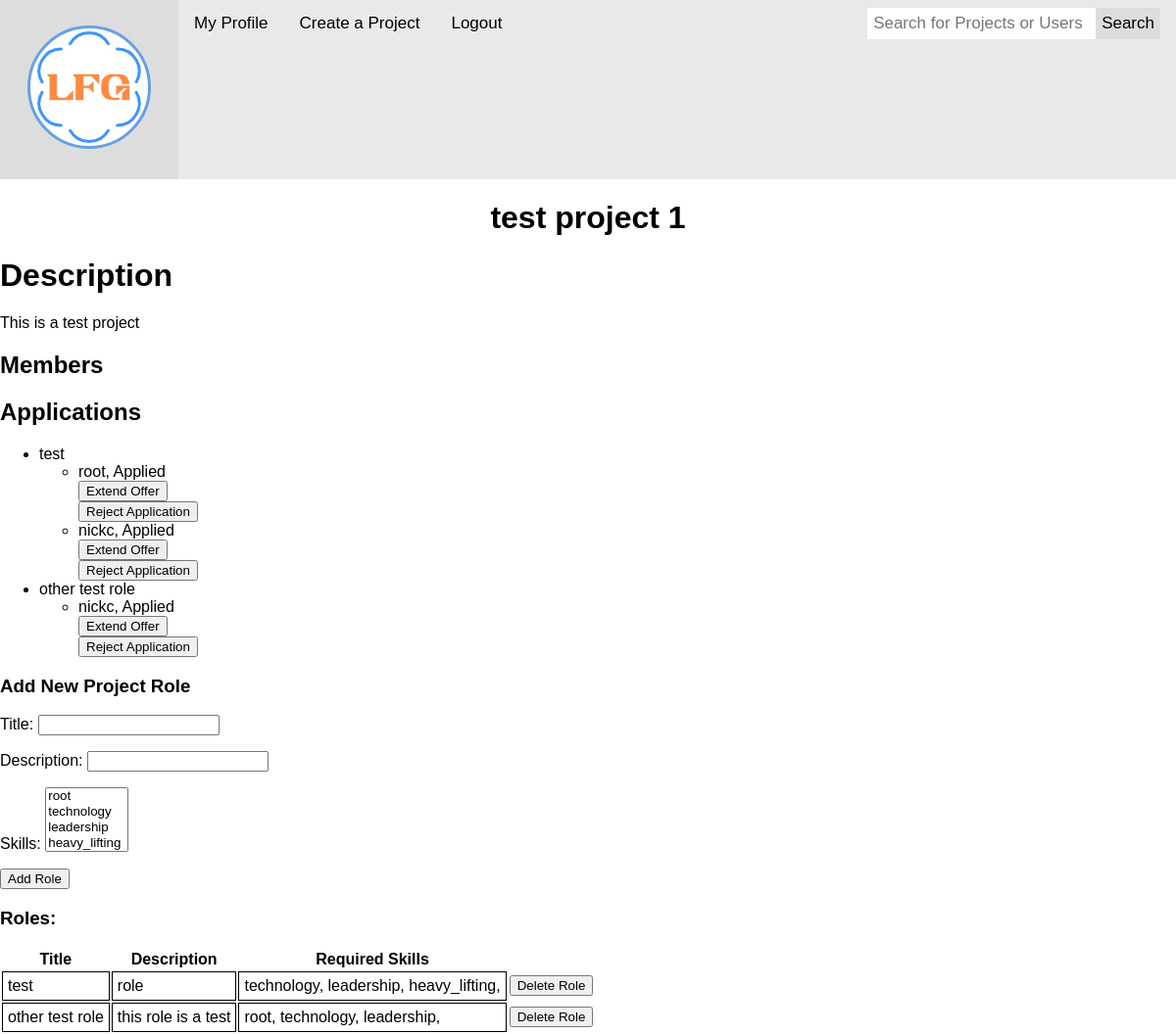
/project/1/ (signed in), run on an earlier commit of the app's database.
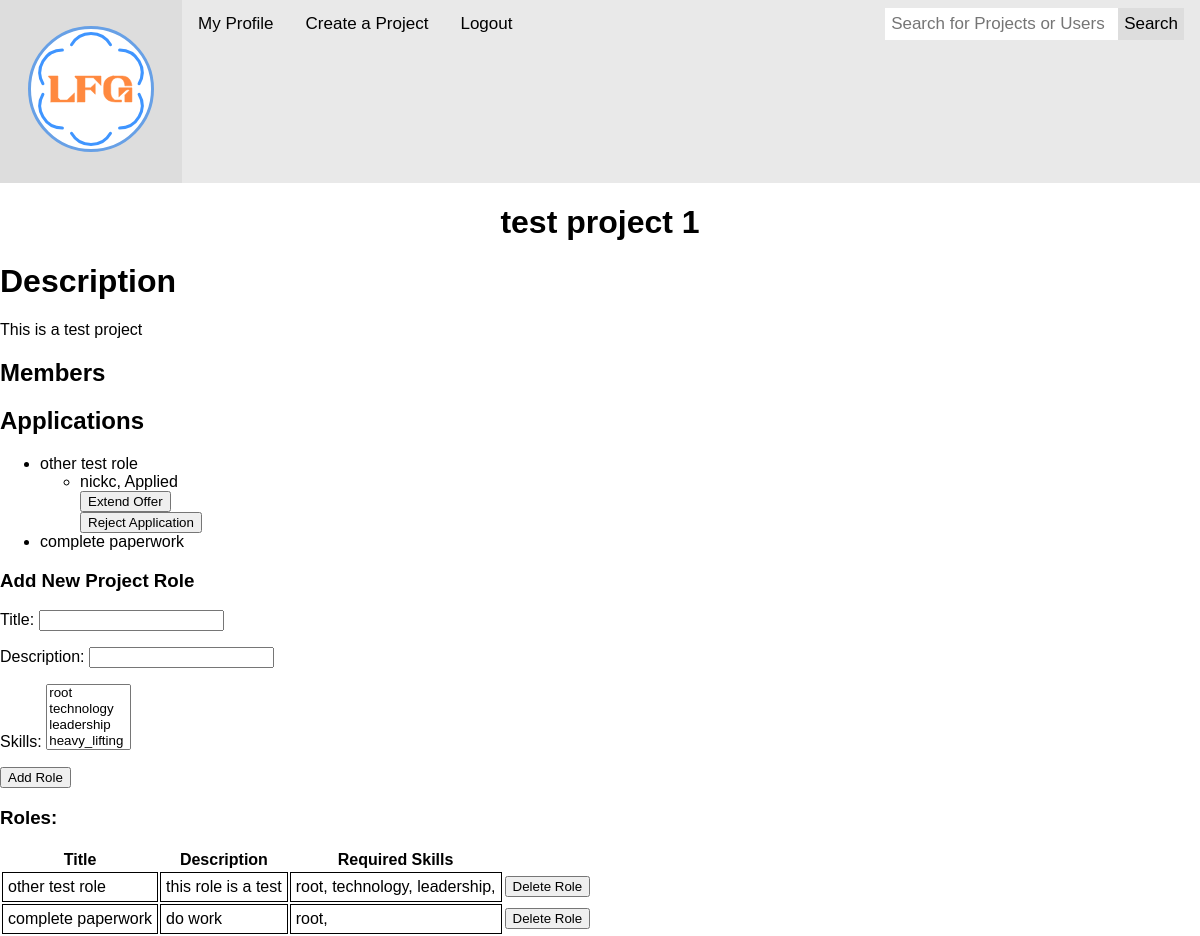
And on a later commit of the database.
### LFGCore/models.py (models this page shows)
class Project(models.Model):
  channels = models.ManyToManyField('ChatChannel', through='ProjectChannel')
  name = models.CharField(max_length=45)
  description = models.CharField(max_length=10000)
  start_date = models.DateField(null=True)
  end_date = models.DateField(null=True)

class Role(models.Model):
  project = models.ForeignKey(Project, on_delete=models.CASCADE)
  skills = models.ManyToManyField('Skill')
  title = models.CharField(max_length=45)
  description = models.CharField(max_length=1000)

class Application(models.Model):
  applicant = models.ForeignKey(Profile, on_delete=models.CASCADE)
  role = models.ForeignKey(Role, on_delete=models.CASCADE)
  status = models.CharField(max_length=1, choices=(
    ('A', 'Applied'),
    ('O', 'Offered'),
    ('R', 'Rejected'),
    ('D', 'Declined')
  ))

class Profile(models.Model):
  user = models.OneToOneField(User, on_delete=models.CASCADE)
  address = models.OneToOneField('Address', on_delete=models.CASCADE, null=True)
  projects = models.ManyToManyField('Project', through='Member')
  chat_channels = models.ManyToManyField('ChatChannel', related_name="channels")
  chats = models.ManyToManyField('ChatChannel', related_name="chats", through='Chat')
  friends = models.ManyToManyField("self", through='Friend')
  bio = models.CharField(max_length=1000, null=True)
  telephone_number = models.DecimalField(max_digits=11, decimal_places=0, null=True)
  applications = models.ManyToManyField('Role', through='Application', related_name="role_application")

class Skill(models.Model):
  parent = models.ForeignKey("self", on_delete=models.CASCADE, null=True)
  name = models.CharField(max_length=45)
  description = models.CharField(max_length=250)
  def __str__(self):
    return self.name

### LFGCore/views.py (the view)
# urls.py: path('project/<int:id>/', views.project, name= 'project_view'),
@login_required
def project(request, id=None):
  if id == None:
    return HttpResponseNotFound()
  else:
    project = Project.objects.get(id=id)
    if project == None:
      return HttpResponseNotFound(f"<p>Project id {id} does not exist</p>")
  role_form = ProjectRoleForm(initial={'project' : project})
  return render(request, 'LFGCore/project.html', {"project" : project , "role_form" : role_form })

### LFGCore/forms.py
class ProjectRoleForm(forms.ModelForm):
    class Meta:
        model = Role
        fields = ('title', 'description', 'project', 'skills')
    def __init__(self, *args, **kwargs):
        super(ProjectRoleForm, self).__init__(*args, **kwargs)
        self.fields['project'].widget = forms.HiddenInput()
        self.fields['skills'] = forms.ModelMultipleChoiceField(queryset=Skill.objects.all(), widget=forms.SelectMultiple())

### LFGCore/templates/LFGCore/project.html (shortened to what this page needs)
{% extends "LFGCore/top.html" %}
{% block content %}
<h1 style="text-align: center;">{{ project.name }}</h1>
<h1>Description</h1>
{{ project.description }}
<h2>Members</h2>
<h2>Applications</h2>
<ul>
  {% for role in project.role_set.all %}
    <li>
      {{ role.title }}
      <ul>
        {% for application in role.application_set.all %}
          <li>
            {{ application.applicant.user.username }}, {{ application.get_status_display }}
            {% if application.status == 'A' %}
              <form action="/application/updatestatus/{{ application.id }}/" method="post">
                <button type="submit">Extend Offer</button>
              </form>
              <form action="/application/updatestatus/{{ application.id }}/" method="post">
                <button type="submit">Reject Application</button>
              </form>
            {% endif %}
          </li>
        {% endfor %}
      </ul>
    </li>
  {% endfor %}
</ul>
<h3>Add New Project Role</h3>
<form action="/role/create/" method='post'>
  {{ role_form.as_p }}
  <button type="submit">Add Role</button>
</form>
<h3>Roles:</h3>
<table>
  <tr>
    <th>Title</th>
    <th>Description</th>
    <th>Required Skills</th>
  </tr>
  {% for role in project.role_set.all %}
  <tr>
    <td style='border: 1px solid black; padding: 5px'>{{ role.title }}</td>
    <td style='border: 1px solid black; padding: 5px'>{{ role.description }}</td>
    <td style='border: 1px solid black; padding: 5px'>
      {% for skill in role.skills.all %}
        {{ skill }},
      {% endfor %}
    </td>
    <td>
      <form action="/role/delete/", method='post'>
        <button type="submit">Delete Role</button>
      </form>
    </td>
  </tr>
  {% endfor %}
</table>
{% endblock content %}

### LFGCore/templates/LFGCore/top.html (shortened to what this page needs)
<!DOCTYPE html>
<html>
<head>
  <link rel="stylesheet" href="/static/top/top.css">
</head>
<body>
  <div class="topnav">
    <div class="logo"><a href="/"><img src="/static/top/logo.svg" alt="Logo" width="150" height="150" /></a></div>
    <a class="active" href="/accounts/profile/">My Profile</a>
    <a href="/createproject/">Create a Project</a>
    <a href="/logout/">Logout</a>
    <div class="search-container">
      <form action="/search/">
        <input type="text" placeholder="Search for Projects or Users" name="query">
        <button type="submit">Search</button>
      </form>
    </div>
  </div>
  {% block content %}{% endblock content %}
</body>
</html>

### static/top/top.css (style rules this page uses)
* { box-sizing: border-box; }
body { margin: 0; font-family: Arial, Helvetica, sans-serif; }
.topnav { overflow: hidden; background-color: #e9e9e9; }
.topnav a { float: left; display: block; color: black; text-align: center; padding: 14px 16px; text-decoration: none; font-size: 17px; }
.topnav a.active { color: rgb(5, 5, 5); }
.topnav .search-container { float: right; }
.topnav input[type=text] { padding: 6px; margin-top: 8px; font-size: 17px; border: none; }
.topnav .search-container button { float: right; padding: 6px; margin-top: 8px; margin-right: 16px; background: #ddd; font-size: 17px; border: none; cursor: pointer; }
.logo { display: inline-block; float: left }

What changed in the data, as far as the page shows it:
removed Role: title "test", description "role", Skill (name "technology"), Skill (name "leadership")
removed Application: applicant.user.username "root", status "Applied", shown under "test"
removed Application: applicant.user.username "nickc", status "Applied", shown under "test"
no longer on this page (row unchanged): Skill: name "heavy_lifting", shown under "test"
added Role: title "complete paperwork", description "do work", Skill (name "root")
